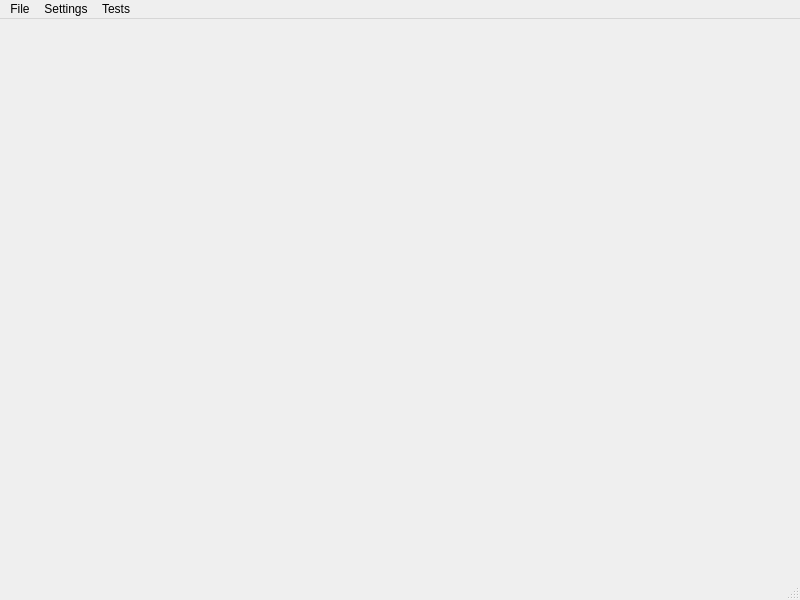
<?xml version="1.0" encoding="UTF-8"?>
<ui version="4.0">
 <class>TestWindow</class>
 <widget class="QMainWindow" name="TestWindow">
  <property name="geometry">
   <rect>
    <x>0</x>
    <y>0</y>
    <width>800</width>
    <height>600</height>
   </rect>
  </property>
  <property name="windowTitle">
   <string>TestWindow</string>
  </property>
  <widget class="QWidget" name="centralwidget"/>
  <widget class="QMenuBar" name="menubar">
   <property name="geometry">
    <rect>
     <x>0</x>
     <y>0</y>
     <width>800</width>
     <height>23</height>
    </rect>
   </property>
   <widget class="QMenu" name="menuFile">
    <property name="title">
     <string>File</string>
    </property>
   </widget>
   <widget class="QMenu" name="menuSettings">
    <property name="title">
     <string>Settings</string>
    </property>
    <addaction name="actionSaveQSS"/>
    <addaction name="actionLoadQSS"/>
   </widget>
   <widget class="QMenu" name="menuTests">
    <property name="title">
     <string>Tests</string>
    </property>
    <addaction name="actionChart_Comment"/>
    <addaction name="actionustal"/>
   </widget>
   <addaction name="menuFile"/>
   <addaction name="menuSettings"/>
   <addaction name="menuTests"/>
  </widget>
  <widget class="QStatusBar" name="statusbar"/>
  <action name="actionSaveQSS">
   <property name="text">
    <string>Save QSS</string>
   </property>
  </action>
  <action name="actionLoadQSS">
   <property name="text">
    <string>Load QSS</string>
   </property>
  </action>
  <action name="actionChart_Comment">
   <property name="text">
    <string>Chart Comment</string>
   </property>
  </action>
  <action name="actionustal">
   <property name="text">
    <string>ustal</string>
   </property>
  </action>
 </widget>
 <resources/>
 <connections/>
</ui>
